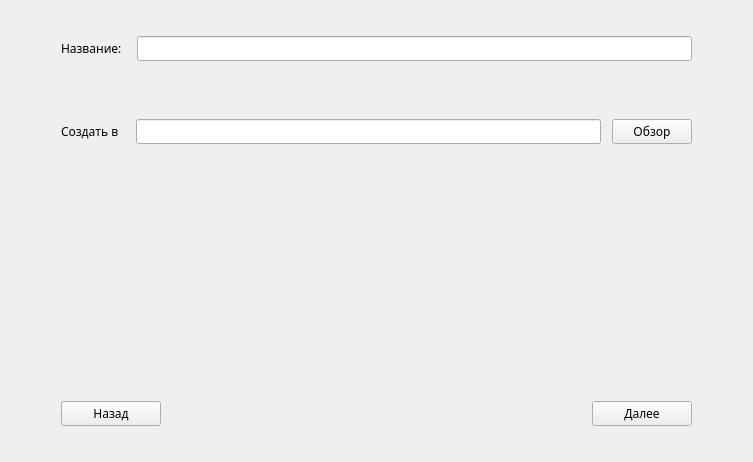
<?xml version="1.0" encoding="UTF-8"?>
<ui version="4.0">
 <class>SettingsProject</class>
 <widget class="QWidget" name="SettingsProject">
  <property name="geometry">
   <rect>
    <x>0</x>
    <y>0</y>
    <width>750</width>
    <height>462</height>
   </rect>
  </property>
  <property name="windowTitle">
   <string>Новый проект</string>
  </property>
  <property name="windowIcon">
   <iconset>
    <normaloff>../build-IDE-Desktop_Qt_5_15_2_MinGW_64_bit-Debug/icon.png</normaloff>../build-IDE-Desktop_Qt_5_15_2_MinGW_64_bit-Debug/icon.png</iconset>
  </property>
  <layout class="QGridLayout" name="gridLayout">
   <item row="3" column="0">
    <layout class="QHBoxLayout" name="stageBlock">
     <property name="sizeConstraint">
      <enum>QLayout::SetDefaultConstraint</enum>
     </property>
     <property name="leftMargin">
      <number>50</number>
     </property>
     <property name="topMargin">
      <number>25</number>
     </property>
     <property name="rightMargin">
      <number>50</number>
     </property>
     <property name="bottomMargin">
      <number>25</number>
     </property>
     <item alignment="Qt::AlignLeft">
      <widget class="QPushButton" name="backButton">
       <property name="sizePolicy">
        <sizepolicy hsizetype="Fixed" vsizetype="Fixed">
         <horstretch>0</horstretch>
         <verstretch>0</verstretch>
        </sizepolicy>
       </property>
       <property name="minimumSize">
        <size>
         <width>100</width>
         <height>25</height>
        </size>
       </property>
       <property name="maximumSize">
        <size>
         <width>100</width>
         <height>25</height>
        </size>
       </property>
       <property name="font">
        <font>
         <family>Trebuchet MS</family>
         <pointsize>9</pointsize>
        </font>
       </property>
       <property name="text">
        <string>Назад</string>
       </property>
      </widget>
     </item>
     <item alignment="Qt::AlignRight">
      <widget class="QPushButton" name="nextButton">
       <property name="sizePolicy">
        <sizepolicy hsizetype="Fixed" vsizetype="Fixed">
         <horstretch>0</horstretch>
         <verstretch>0</verstretch>
        </sizepolicy>
       </property>
       <property name="minimumSize">
        <size>
         <width>100</width>
         <height>25</height>
        </size>
       </property>
       <property name="font">
        <font>
         <family>Trebuchet MS</family>
         <pointsize>9</pointsize>
        </font>
       </property>
       <property name="text">
        <string>Далее</string>
       </property>
      </widget>
     </item>
    </layout>
   </item>
   <item row="0" column="0">
    <layout class="QHBoxLayout" name="nameBlock" stretch="0,0">
     <property name="spacing">
      <number>15</number>
     </property>
     <property name="sizeConstraint">
      <enum>QLayout::SetDefaultConstraint</enum>
     </property>
     <property name="leftMargin">
      <number>50</number>
     </property>
     <property name="topMargin">
      <number>25</number>
     </property>
     <property name="rightMargin">
      <number>50</number>
     </property>
     <property name="bottomMargin">
      <number>25</number>
     </property>
     <item alignment="Qt::AlignLeft|Qt::AlignTop">
      <widget class="QLabel" name="labelName">
       <property name="sizePolicy">
        <sizepolicy hsizetype="Preferred" vsizetype="Preferred">
         <horstretch>0</horstretch>
         <verstretch>0</verstretch>
        </sizepolicy>
       </property>
       <property name="minimumSize">
        <size>
         <width>0</width>
         <height>25</height>
        </size>
       </property>
       <property name="font">
        <font>
         <family>Trebuchet MS</family>
         <pointsize>9</pointsize>
        </font>
       </property>
       <property name="text">
        <string>Название:</string>
       </property>
       <property name="margin">
        <number>0</number>
       </property>
       <property name="indent">
        <number>-1</number>
       </property>
      </widget>
     </item>
     <item alignment="Qt::AlignLeft|Qt::AlignTop">
      <widget class="QLineEdit" name="lineEditName">
       <property name="sizePolicy">
        <sizepolicy hsizetype="Expanding" vsizetype="Preferred">
         <horstretch>0</horstretch>
         <verstretch>0</verstretch>
        </sizepolicy>
       </property>
       <property name="minimumSize">
        <size>
         <width>555</width>
         <height>25</height>
        </size>
       </property>
       <property name="maximumSize">
        <size>
         <width>900</width>
         <height>25</height>
        </size>
       </property>
       <property name="font">
        <font>
         <family>Trebuchet MS</family>
         <pointsize>9</pointsize>
        </font>
       </property>
       <property name="maxLength">
        <number>327</number>
       </property>
      </widget>
     </item>
    </layout>
   </item>
   <item row="1" column="0">
    <layout class="QHBoxLayout" name="wayBlock" stretch="0,0,0">
     <property name="spacing">
      <number>11</number>
     </property>
     <property name="sizeConstraint">
      <enum>QLayout::SetDefaultConstraint</enum>
     </property>
     <property name="leftMargin">
      <number>50</number>
     </property>
     <property name="topMargin">
      <number>25</number>
     </property>
     <property name="rightMargin">
      <number>50</number>
     </property>
     <property name="bottomMargin">
      <number>25</number>
     </property>
     <item alignment="Qt::AlignTop">
      <widget class="QLabel" name="labelWay">
       <property name="sizePolicy">
        <sizepolicy hsizetype="Preferred" vsizetype="Preferred">
         <horstretch>0</horstretch>
         <verstretch>0</verstretch>
        </sizepolicy>
       </property>
       <property name="minimumSize">
        <size>
         <width>30</width>
         <height>25</height>
        </size>
       </property>
       <property name="font">
        <font>
         <family>Trebuchet MS</family>
         <pointsize>9</pointsize>
        </font>
       </property>
       <property name="text">
        <string>Создать в  </string>
       </property>
       <property name="margin">
        <number>0</number>
       </property>
      </widget>
     </item>
     <item alignment="Qt::AlignTop">
      <widget class="QLineEdit" name="lineEditWay">
       <property name="sizePolicy">
        <sizepolicy hsizetype="Expanding" vsizetype="Fixed">
         <horstretch>0</horstretch>
         <verstretch>0</verstretch>
        </sizepolicy>
       </property>
       <property name="minimumSize">
        <size>
         <width>0</width>
         <height>25</height>
        </size>
       </property>
       <property name="maximumSize">
        <size>
         <width>470</width>
         <height>25</height>
        </size>
       </property>
       <property name="font">
        <font>
         <family>Trebuchet MS</family>
         <pointsize>9</pointsize>
        </font>
       </property>
       <property name="readOnly">
        <bool>true</bool>
       </property>
      </widget>
     </item>
     <item alignment="Qt::AlignTop">
      <widget class="QPushButton" name="overviewButton">
       <property name="minimumSize">
        <size>
         <width>0</width>
         <height>25</height>
        </size>
       </property>
       <property name="maximumSize">
        <size>
         <width>82</width>
         <height>25</height>
        </size>
       </property>
       <property name="font">
        <font>
         <family>Trebuchet MS</family>
         <pointsize>9</pointsize>
        </font>
       </property>
       <property name="text">
        <string>Обзор</string>
       </property>
      </widget>
     </item>
    </layout>
   </item>
   <item row="2" column="0">
    <layout class="QVBoxLayout" name="clearBlock">
     <property name="topMargin">
      <number>200</number>
     </property>
    </layout>
   </item>
  </layout>
 </widget>
 <resources/>
 <connections/>
</ui>
